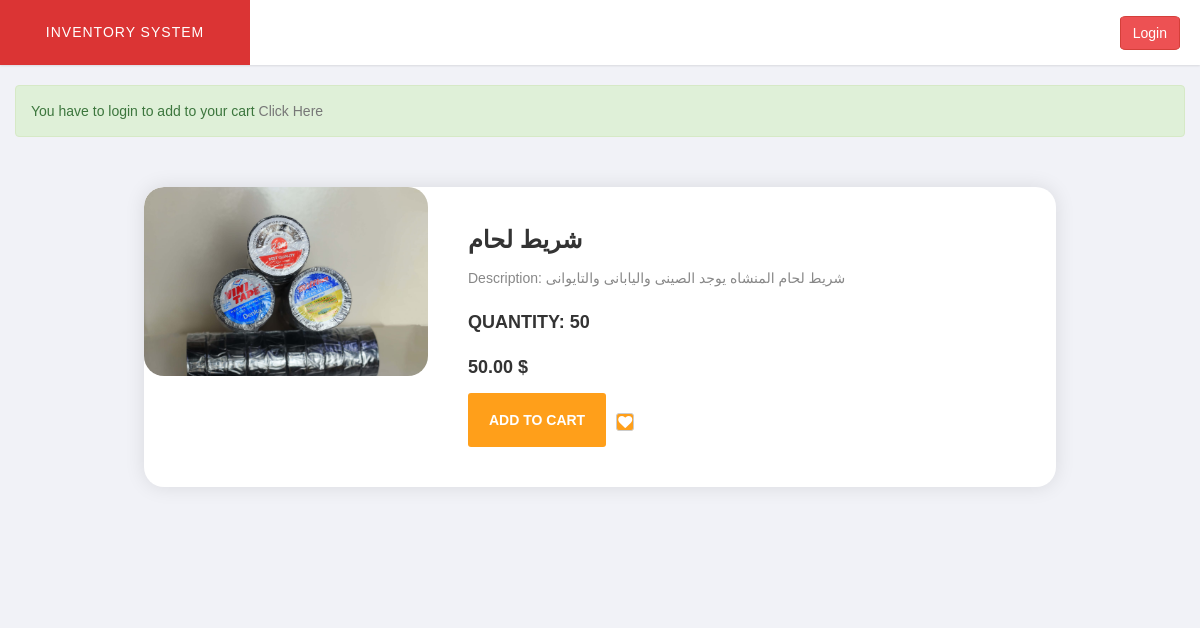
The app's page /product_details.php?id=37 with its own data.
### tables this page shows
CREATE TABLE `products` (
  `id` int(11) UNSIGNED NOT NULL,
  `name` varchar(255) NOT NULL,
  `quantity` varchar(50) DEFAULT NULL,
  `buy_price` decimal(25,2) DEFAULT NULL,
  `sale_price` decimal(25,2) NOT NULL,
  `categorie_id` int(11) UNSIGNED NOT NULL,
  `Description` varchar(255) NOT NULL,
  `media_id` int(11) DEFAULT 4,
  `p_media` varchar(100) NOT NULL,
  `date` datetime NOT NULL
);

CREATE TABLE `media` (
  `id` int(11) UNSIGNED NOT NULL,
  `file_name` varchar(255) NOT NULL,
  `file_type` varchar(100) NOT NULL
);

### product_details.php (the view, shortened to what this page needs)
<!DOCTYPE html>
    <html lang="en">
    <head>
      <link rel="stylesheet" href="libs/css/main.css"></link>
    </head>
    <body>
        <?php
          include_once('layouts/header.php');
        ?>
        <?php
        if (isset($_GET['id'])) {
            $product_id = $_GET['id'];
            $conn = mysqli_connect("localhost", "root", "", "inventory_system");
            $sql = "SELECT p.name, p.sale_price, p.Description, i.file_name ,p.quantity
                    FROM products AS p
                    LEFT JOIN media AS i ON p.media_id = i.id
                    WHERE p.id = $product_id";
            $result = mysqli_query($conn, $sql);
            if ($result && mysqli_num_rows($result) > 0) {
                $record = mysqli_fetch_assoc($result);
                if (isset($_SESSION['user_id'])) {
                } else {
                    ?>
                    <div class="alert alert-success" role="alert">
                    You have to login to add to your cart
                    <a href="sign_in.php" >Click Here</a>
                </div>
                <?php
                }
            } else {
                echo "Product not found.";
            }
        } else {
            echo "Product ID is missing.";
        }
        ?>
	<div class="container">
		<div class="card2">
			<div class="container-fliud">
				<div class="wrapper row">
					<div class="preview col-md-4">
						<div class="preview-pic tab-content">
						  <div class="tab-pane active" id="pic-1"><img class="pro_img" src="uploads/products/<?php echo $record['file_name'];?>" /></div>
						</div>
					</div>
					<div class="details col-md-6">
                        <h3 class="product-title"><?php echo $record['name']; ?></h3>
                        <p class="product-description">Description: <?php echo $record['Description']; ?></p>
                        <h4 class="price">Quantity: <?php echo $record['quantity']; ?></h4>
                        <h4 class="price"><?php echo $record['sale_price']; echo " $"; ?></h4>
                        <div class="action">
                            <?php if ($record['quantity'] > 0) { ?>
                                <form action="" method="post">
                                    <button class="add-to-cart btn btn-default" type="submit" name="add_to_cart">Add to cart</button>
                                </form>
                            <?php } else { ?>
                                <p class="out-of-stock" style="color:red;">This product is currently out of stock.</p>
                            <?php } ?>
                            <form action="" method="post">
                                    <button class="fa fa-heart btn btn-default add_to_watchlist" type="submit" name="add_to_watchlist"style="background-color:#ff9f1a; color:white; padding:3%; margin-top:3px;"></button>
                                </form>
                        </div>
                    </div>
					</div>
				</div>
			</div>
		</div>
	</div>
  </body>
    </html>

### libs/css/main.css (style rules this page uses)
body { font-family: 'Helvetica Neue', Helvetica, Arial, sans-serif; font-weight: 400; overflow-x: hidden; overflow-y: auto; background: #f1f2f7; height: 100%; width: 100%; }
a { color :#777; text-decoration: none; }
.btn { border-radius: 3px; -webkit-transition: all 300ms ease-in-out; -moz-transition: all 300ms ease-in-out; transition: all 300ms ease-in-out; }
body { font-family: 'open sans'; overflow-x: hidden; }
img { max-width: 100%; }
.preview { display: -webkit-box; display: -webkit-flex; display: -ms-flexbox; display: flex; -webkit-box-orient: vertical; -webkit-box-direction: normal; -webkit-flex-direction: column; -ms-flex-direction: column; flex-direction: column; }
.preview-pic { -webkit-box-flex: 1; -webkit-flex-grow: 1; -ms-flex-positive: 1; flex-grow: 1; }
.tab-content { overflow: hidden; }
.tab-content img { width: 100%; -webkit-animation-name: opacity; animation-name: opacity; -webkit-animation-duration: .3s; animation-duration: .3s; }
@media screen and (min-width: 997px) { .wrapper { display: -webkit-box; display: -webkit-flex; display: -ms-flexbox; display: flex; } }
.details { display: -webkit-box; display: -webkit-flex; display: -ms-flexbox; display: flex; -webkit-box-orient: vertical; -webkit-box-direction: normal; -webkit-flex-direction: column; -ms-flex-direction: column; flex-direction: column; }
.product-title, .price, .sizes, .colors { text-transform: UPPERCASE; font-weight: bold; }
.product-title, .rating, .product-description, .price, .vote, .sizes { margin-bottom: 15px; }
.product-title { margin-top: 0; }
.add-to-cart, .like { background: #ff9f1a; padding: 1.2em 1.5em; border: none; text-transform: UPPERCASE; font-weight: bold; color: #fff; -webkit-transition: background .3s ease; transition: background .3s ease; }
:root { --text-color:rgba(34,42,66,.7); --success-text:#0d6832; --primary-text:#273e63; --warning-text:#73510d; --danger-text: #A61001; --success-bg:#d6f0e0; --primary-bg:#dfe7f6; --warning-bg:#fbf0da; --danger-bg: #FFEBE9; --primary-btn-text:#3b71ca; }
* { font-family: 'Open Sans', sans-serif; font-family: 'Poppins', sans-serif; }

### product_details.php (style rules this page uses)
body { font-family: 'Arial', sans-serif; background-color: #f8f9fa; margin: 0; padding: 0; }
.container { margin-top: 50px; }
.card2 { background: #fff; border-radius: 20px; box-shadow: 0 0 20px rgba(0, 0, 0, 0.1); overflow: hidden; margin:0% 10% 10% 10%; }
.preview { display: flex; align-items: center; justify-content: center; }
.preview-pic .pro_img { width: 100%; border-radius: 20px; }
.details { padding: 30px; margin:10px; }
.product-title { font-size: 24px; margin-bottom: 20px; }
.product-description { font-size: 14px; color: #888; margin-bottom: 30px; }
.price { font-size: 18px; margin-bottom: 20px; }
.action { display: flex; align-items: center; }
.add_to_cart, .add_to_watchlist { background-color: #007bff; color: #fff; border: none; padding: 10px 20px; font-size: 16px; cursor: pointer; border-radius: 5px; transition: background-color 0.3s; }
.add_to_watchlist { margin:10px; }

### records on screen
products: media.file_name (picture), name "شريط لحام", Description "شريط لحام المنشاه يوجد الصينى واليابانى والتايوانى", quantity "50", sale_price "50.00"
